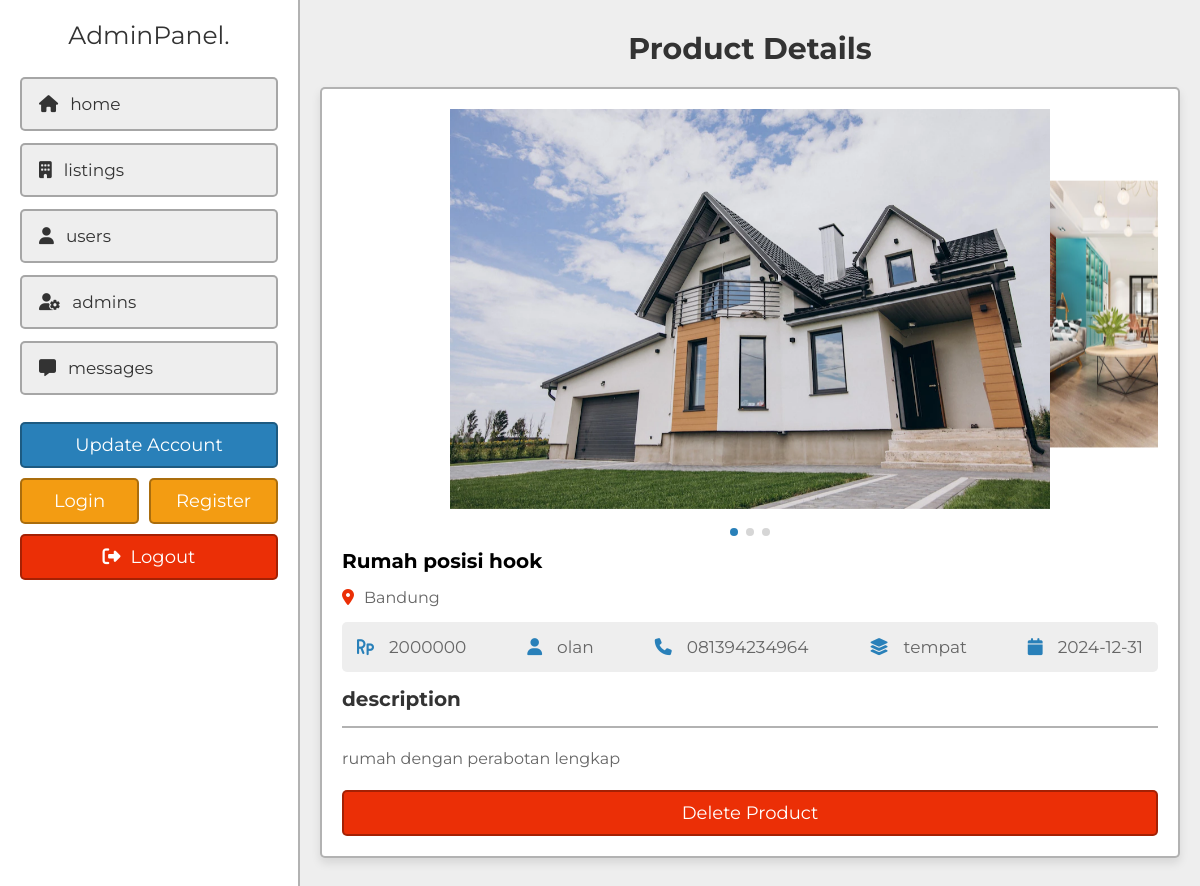
Screenshot of /project/admin/view_product.php?get_id=4 (signed in) with the database file from the repository.
### tables this page shows
CREATE TABLE `product` (
  `id` int(20) NOT NULL,
  `user_id` int(20) NOT NULL,
  `product_name` varchar(50) NOT NULL,
  `address` varchar(300) NOT NULL,
  `price` varchar(10) NOT NULL,
  `type` varchar(10) NOT NULL,
  `category` varchar(50) NOT NULL,
  `sub_category` varchar(50) NOT NULL,
  `specific_category` varchar(50) NOT NULL,
  `image_01` varchar(50) NOT NULL,
  `image_02` varchar(50) NOT NULL,
  `image_03` varchar(50) NOT NULL,
  `image_04` varchar(50) NOT NULL,
  `image_05` varchar(50) NOT NULL,
  `description` varchar(1000) NOT NULL,
  `date` date NOT NULL DEFAULT current_timestamp(),
  `click_count` int(11) DEFAULT 0
);

CREATE TABLE `users` (
  `id` int(20) NOT NULL,
  `name` varchar(50) NOT NULL,
  `number` varchar(13) NOT NULL,
  `email` varchar(50) NOT NULL,
  `password` varchar(50) NOT NULL,
  `profile_pic` varchar(255) DEFAULT NULL
);

### project/admin/view_product.php (the view, shortened to what this page needs)
<?php
include '../components/connect.php';
if(isset($_GET['get_id'])){
   $get_id = $_GET['get_id'];
}else{
   $get_id = '';
   header('location:dashboard.php');
}
?>
<!DOCTYPE html>
<html lang="en">
<head>
   <link rel="stylesheet" href="https://cdn.jsdelivr.net/npm/swiper@8/swiper-bundle.min.css" />
   <link rel="stylesheet" href="https://cdnjs.cloudflare.com/ajax/libs/font-awesome/6.2.0/css/all.min.css">
   <link rel="stylesheet" href="../css/admin_style.css">
</head>
<body>
<?php include '../components/admin_header.php'; ?>
<section class="view-product">
   <h1 class="heading">product details</h1>
   <?php
      $select_properties = $conn->prepare("SELECT * FROM `product` WHERE id = ? ORDER BY date DESC LIMIT 1");
      $select_properties->execute([$get_id]);
      if($select_properties->rowCount() > 0){
         while($fetch_product = $select_properties->fetch(PDO::FETCH_ASSOC)){
         $select_user = $conn->prepare("SELECT * FROM `users` WHERE id = ?");
         $select_user->execute([$fetch_product['user_id']]);
         $fetch_user = $select_user->fetch(PDO::FETCH_ASSOC);
   ?>
   <div class="details">
     <div class="swiper images-container">
         <div class="swiper-wrapper">
            <img src="../uploaded_files/<?= $fetch_product['image_01']; ?>" alt="" class="swiper-slide">
            <?php if(!empty($fetch_product['image_02'])){ ?>
            <img src="../uploaded_files/<?= $fetch_product['image_02']; ?>" alt="" class="swiper-slide">
            <?php } ?>
            <?php if(!empty($fetch_product['image_03'])){ ?>
            <img src="../uploaded_files/<?= $fetch_product['image_03']; ?>" alt="" class="swiper-slide">
            <?php } ?>
         </div>
         <div class="swiper-pagination"></div>
     </div>
      <h3 class="name"><?= $fetch_product['product_name']; ?></h3>
      <p class="location"><i class="fas fa-map-marker-alt"></i><span><?= $fetch_product['address']; ?></span></p>
      <div class="info">
         <p><i class="fas fa-rupiah-sign"></i><span><?= $fetch_product['price']; ?></span></p>
         <p><i class="fas fa-user"></i><span><?= $fetch_user['name']; ?></span></p>
         <p><i class="fas fa-phone"></i><a href="tel:1234567890"><?= $fetch_user['number']; ?></a></p>
         <p><i class="fas fa-layer-group"></i><span><?= $fetch_product['type']; ?></span></p>
         <p><i class="fas fa-calendar"></i><span><?= $fetch_product['date']; ?></span></p>
      </div>
      <h3 class="title">description</h3>
      <p class="description"><?= $fetch_product['description']; ?></p>
      <form action="" method="post" class="flex-btn">
         <input type="submit" value="delete product" name="delete" class="delete-btn" onclick="return confirm('delete this listing?');">
      </form>
   </div>
   <?php
      }
   }else{
      echo '<p class="empty">product not found! <a href="listings.php" style="margin-top:1.5rem;" class="option-btn">go to listings</a></p>';
   }
   ?>
</section>
</body>
</html>

### project/css/admin_style.css (style rules this page uses)
:root { --main-color:#2980b9; --orange:#f39c12; --red:#eb2f06; --light-color:#666; --light-bg:#eee; --white:#fff; --black:#333; --box-shadow:0 .5rem 1rem rgba(0,0,0,0.1); --border:.2rem solid rgba(0,0,0,.3); }
* { font-family: 'Montserrat', sans-serif; margin: 0; padding: 0; box-sizing: border-box; outline: none; border: none; text-decoration: none; }
html { font-size: 62.5%; overflow-x: hidden; scroll-behavior: smooth; scroll-padding-top: 5rem; }
body { background-color: var(--light-bg); padding-left: 30rem; }
section { padding: 3rem 2rem; max-width: 1200px; margin: 0 auto; }
.heading { margin-bottom: 2rem; text-align: center; text-transform: capitalize; color: var(--black); font-size: 3rem; }
.flex-btn { display: flex; column-gap: 1rem; justify-content: space-between; align-items: flex-end; }
.inline-btn, .inline-option-btn, .inline-delete-btn, .btn, .delete-btn, .option-btn { cursor: pointer; padding: 1rem 2.5rem; font-size: 1.8rem; color: var(--white); text-align: center; text-transform: capitalize; margin-top: 1rem; border-radius: .5rem; border: var(--border); }
.btn, .delete-btn, .option-btn { display: block; width: 100%; }
.delete-btn { background-color: var(--red); }
.view-product .details { background-color: var(--white); box-shadow: var(--box-shadow); border: var(--border); padding: 2rem; border-radius: .5rem; overflow-x: hidden; }
.view-product .details .images-container img { height: 40rem; object-fit: cover; width: 60rem; margin-bottom: 3rem; }
.swiper-pagination-bullets.swiper-pagination-horizontal { bottom: 0; }
.view-product .details .name { font-size: 2rem; text-overflow: ellipsis; overflow-x: hidden; margin-bottom: .5rem; padding-top: 1rem; }
.view-product .details .location { padding-top: 1rem; font-size: 1.6rem; color: var(--light-color); }
.view-product .details .location i { margin-right: 1rem; color: var(--red); }
.view-product .details .info { display: flex; background-color: var(--light-bg); padding: 1.5rem; margin: 1.5rem 0; justify-content: space-between; align-items: center; flex-wrap: wrap; gap: 2rem; border-radius: .5rem; }
.view-product .details .info p { font-size: 1.7rem; }
.view-product .details .info p span, .view-product .details .info p a { color: var(--light-color); }
.view-product .details .info p i { margin-right: 1.5rem; color: var(--main-color); }
.view-product .details .title { font-size: 2rem; color: var(--black); padding-bottom: 1.5rem; border-bottom: var(--border); }
.view-product .details .description { padding-top: 1rem; margin: .5rem 0; margin-top: .5rem; font-size: 1.6rem; color: var(--light-color); line-height: 2; }

### rows the page displays
product: image_01 (picture), image_02 (picture), image_03 (picture), product_name "Rumah posisi hook", address "Bandung", price "2000000", user.name "olan", user.number "081394234964", type "tempat", date "2024-12-31", description "rumah dengan perabotan lengkap"
